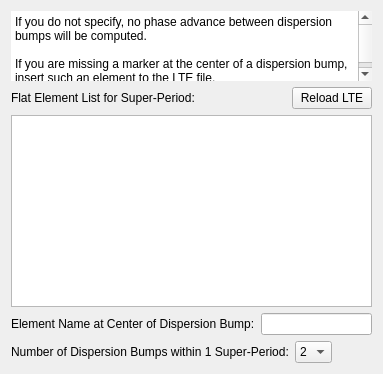
  <widget class="PagePhaseAdv" name="wizardPage_phase_adv">
   <property name="title">
    <string>(Optional) Markers for Phase Advances</string>
   </property>
   <property name="subTitle">
    <string>Specify the name of the zero-length element (e.g., MARK type) at the center of the dispersion bump, for the purpose of measuring phase advance between the consecutive dispersion bumps.</string>
   </property>
   <layout class="QVBoxLayout" name="verticalLayout_12">
    <item>
     <widget class="QTextBrowser" name="textBrowser_6">
      <property name="sizePolicy">
       <sizepolicy hsizetype="Preferred" vsizetype="Preferred">
        <horstretch>0</horstretch>
        <verstretch>0</verstretch>
       </sizepolicy>
      </property>
      <property name="frameShape">
       <enum>QFrame::NoFrame</enum>
      </property>
      <property name="frameShadow">
       <enum>QFrame::Plain</enum>
      </property>
      <property name="sizeAdjustPolicy">
       <enum>QAbstractScrollArea::AdjustToContentsOnFirstShow</enum>
      </property>
      <property name="html">
       <string>&lt;!DOCTYPE HTML PUBLIC &quot;-//W3C//DTD HTML 4.0//EN&quot; &quot;http://www.w3.org/TR/REC-html40/strict.dtd&quot;&gt;
&lt;html&gt;&lt;head&gt;&lt;meta name=&quot;qrichtext&quot; content=&quot;1&quot; /&gt;&lt;style type=&quot;text/css&quot;&gt;
p, li { white-space: pre-wrap; }
&lt;/style&gt;&lt;/head&gt;&lt;body style=&quot; font-family:'Sans Serif'; font-size:9pt; font-weight:400; font-style:normal;&quot;&gt;
&lt;p style=&quot; margin-top:0px; margin-bottom:0px; margin-left:0px; margin-right:0px; -qt-block-indent:0; text-indent:0px;&quot;&gt;If you do not specify, no phase advance between dispersion bumps will be computed.&lt;/p&gt;
&lt;p style=&quot;-qt-paragraph-type:empty; margin-top:0px; margin-bottom:0px; margin-left:0px; margin-right:0px; -qt-block-indent:0; text-indent:0px;&quot;&gt;&lt;br /&gt;&lt;/p&gt;
&lt;p style=&quot; margin-top:0px; margin-bottom:0px; margin-left:0px; margin-right:0px; -qt-block-indent:0; text-indent:0px;&quot;&gt;If you are missing a marker at the center of a dispersion bump, insert such an element to the LTE file.&lt;/p&gt;&lt;/body&gt;&lt;/html&gt;</string>
      </property>
     </widget>
    </item>
    <item>
     <layout class="QHBoxLayout" name="horizontalLayout_30">
      <item>
       <widget class="QLabel" name="label_42">
        <property name="text">
         <string>Flat Element List for Super-Period:</string>
        </property>
       </widget>
      </item>
      <item>
       <spacer name="horizontalSpacer_24">
        <property name="orientation">
         <enum>Qt::Horizontal</enum>
        </property>
        <property name="sizeHint" stdset="0">
         <size>
          <width>40</width>
          <height>20</height>
         </size>
        </property>
       </spacer>
      </item>
      <item>
       <widget class="QPushButton" name="pushButton_reload_LTE_phase_adv">
        <property name="sizePolicy">
         <sizepolicy hsizetype="Preferred" vsizetype="Fixed">
          <horstretch>0</horstretch>
          <verstretch>0</verstretch>
         </sizepolicy>
        </property>
        <property name="text">
         <string>Reload LTE</string>
        </property>
       </widget>
      </item>
     </layout>
    </item>
    <item>
     <widget class="QTableView" name="tableView_elem_list_phase_adv"/>
    </item>
    <item>
     <layout class="QHBoxLayout" name="horizontalLayout_31">
      <item>
       <widget class="QLabel" name="label_19">
        <property name="text">
         <string>Element Name at Center of Dispersion Bump:</string>
        </property>
       </widget>
      </item>
      <item>
       <widget class="QLineEdit" name="lineEdit_disp_bump_marker_name">
        <property name="text">
         <string/>
        </property>
       </widget>
      </item>
     </layout>
    </item>
    <item>
     <layout class="QHBoxLayout" name="horizontalLayout_32">
      <item>
       <widget class="QLabel" name="label_20">
        <property name="text">
         <string>Number of Dispersion Bumps within 1 Super-Period:</string>
        </property>
       </widget>
      </item>
      <item>
       <widget class="QComboBox" name="comboBox_n_disp_bumps">
        <property name="maximumSize">
         <size>
          <width>41</width>
          <height>16777215</height>
         </size>
        </property>
        <item>
         <property name="text">
          <string>2</string>
         </property>
        </item>
        <item>
         <property name="text">
          <string>4</string>
         </property>
        </item>
       </widget>
      </item>
      <item>
       <spacer name="horizontalSpacer_25">
        <property name="orientation">
         <enum>Qt::Horizontal</enum>
        </property>
        <property name="sizeHint" stdset="0">
         <size>
          <width>40</width>
          <height>20</height>
         </size>
        </property>
       </spacer>
      </item>
     </layout>
    </item>
   </layout>
  </widget>
